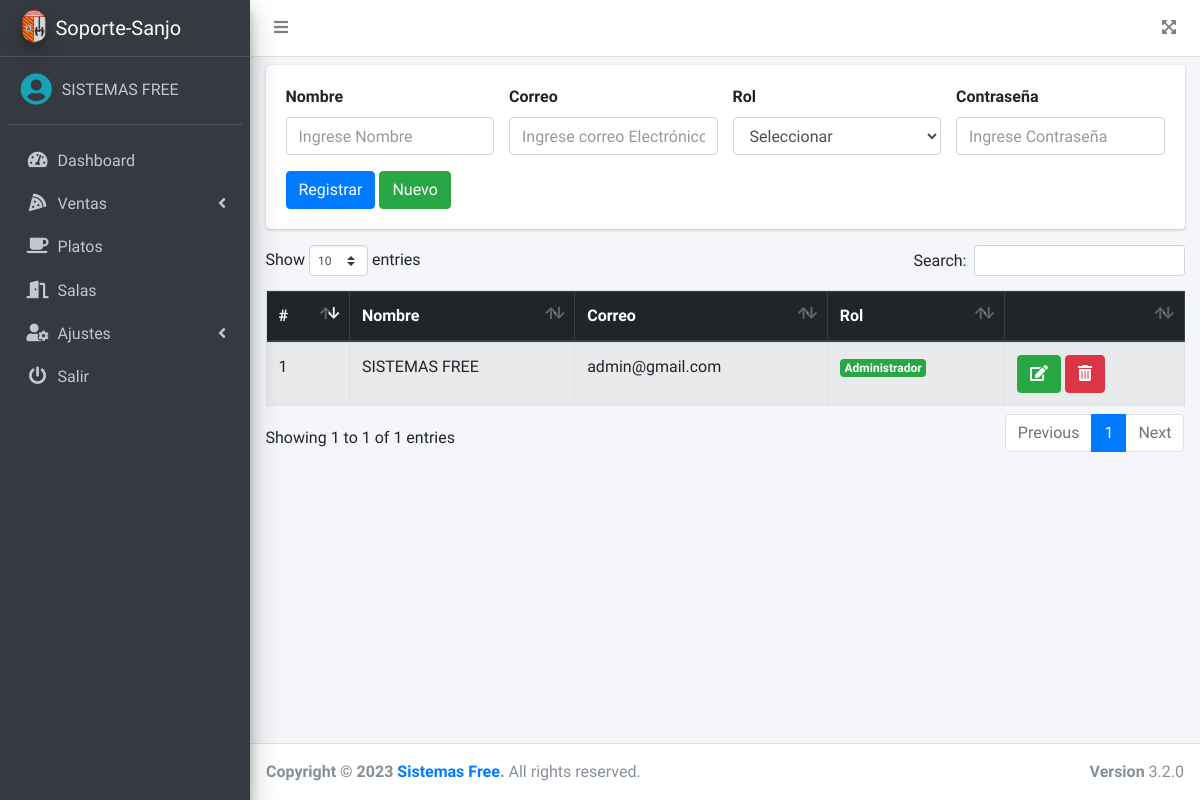
/usuarios.php (signed in), run on an earlier commit of the app's database.
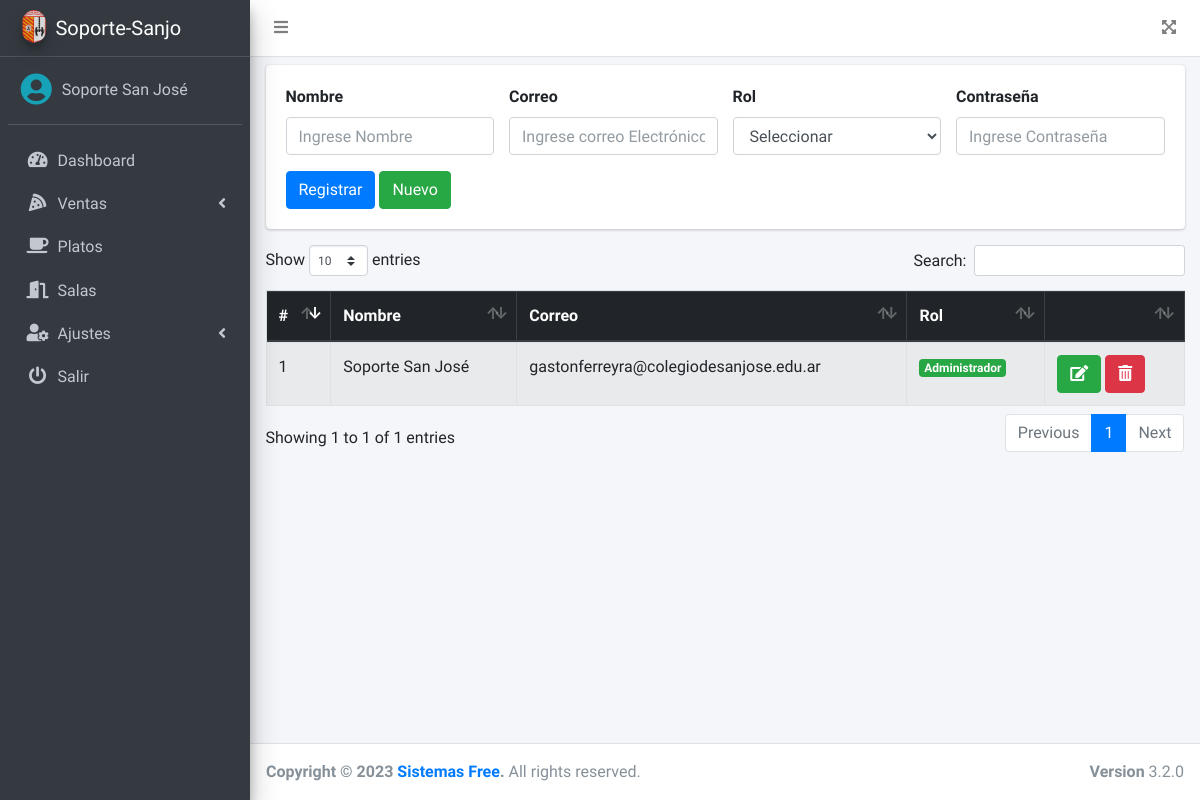
And on a later commit of the database.
### tables this page shows
CREATE TABLE `usuarios` (
  `id` int(11) NOT NULL,
  `nombre` varchar(200) NOT NULL,
  `correo` varchar(200) NOT NULL,
  `pass` varchar(50) NOT NULL,
  `rol` int(11) NOT NULL,
  `estado` int(11) NOT NULL DEFAULT 1
);

### src/usuarios.php (the view, shortened to what the changed rows need)
<?php
include "../conexion.php";
include "includes/header.php";
?>
<div class="table-responsive">
    <table class="table table-hover table-striped table-bordered mt-2" id="tbl">
        <thead class="thead-dark">
            <tr>
                <th>#</th>
                <th>Nombre</th>
                <th>Correo</th>
                <th>Rol</th>
                <th></th>
            </tr>
        </thead>
        <tbody>
            <?php
            $query = mysqli_query($conexion, "SELECT * FROM usuarios WHERE estado = 1");
            $result = mysqli_num_rows($query);
            if ($result > 0) {
                while ($data = mysqli_fetch_assoc($query)) {
                    if ($data['rol'] == 1) {
                        $rol = '<span class="badge badge-success">Administrador</span>';
                    }else if($data['rol'] == 2){
                        $rol = '<span class="badge badge-info">Cocinero</span>';
                    }else{
                        $rol = '<span class="badge badge-warning">Mozo</span>';
                    }
                    ?>
                    <tr>
                        <td><?php echo $data['id']; ?></td>
                        <td><?php echo $data['nombre']; ?></td>
                        <td><?php echo $data['correo']; ?></td>
                        <td><?php echo $rol; ?></td>
                        <td>
                            <a href="#" onclick="editarUsuario(<?php echo $data['id']; ?>)" class="btn btn-success"><i class='fas fa-edit'></i></a>
                            <form action="eliminar.php?id=<?php echo $data['id']; ?>&accion=usuarios" method="post" class="confirmar d-inline">
                                <button class="btn btn-danger" type="submit"><i class='fas fa-trash-alt'></i> </button>
                            </form>
                        </td>
                    </tr>
            <?php }
            } ?>
        </tbody>
    </table>
</div>
<?php include_once "includes/footer.php"; ?>

### src/includes/header.php (shortened to what the changed rows need)
<!DOCTYPE html>
<html lang="en">
<head>
    <link rel="stylesheet" href="../assets/plugins/fontawesome-free/css/all.min.css">
    <link rel="stylesheet" href="https://code.ionicframework.com/ionicons/2.0.1/css/ionicons.min.css">
    <link rel="stylesheet" href="../assets/dist/css/adminlte.min.css">
    <link rel="stylesheet" href="../assets/plugins/datatables-bs4/css/dataTables.bootstrap4.min.css">
</head>
<body class="hold-transition sidebar-mini">
    <div class="wrapper">
        <aside class="main-sidebar sidebar-dark-primary elevation-4">
            <div class="sidebar">
                <div class="user-panel mt-3 pb-3 mb-3 d-flex">
                    <div class="info">
                        <a href="#" class="d-block"><?php echo $_SESSION['nombre']; ?></a>
                    </div>
                </div>
            </div>
        </aside>
        <div class="content-wrapper">
            <div class="content">
                <div class="container-fluid py-2">

What changed in the data, as far as the page shows it:
changed usuarios id 1: nombre "SISTEMAS FREE" → "Soporte San José"; correo "admin@gmail.com" → "gastonferreyra@colegiodesanjose.edu.ar"
Also different on the page:
$_SESSION['nombre']: "SISTEMAS FREE" → "Soporte San José"
